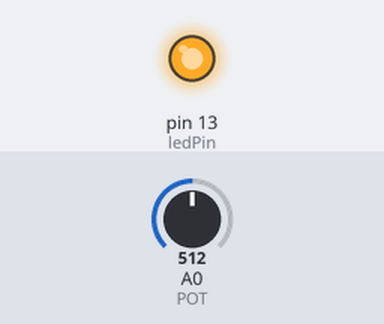
The sketch below on a simulated Arduino Uno, built with avr-gcc and run on an emulated ATmega328P. Parts: output pins drawn as LEDs (lit = HIGH). The inputs (shaded band) are chosen by the test bench; at power-on: A0 (POT) = 512.

Above: at 1.2 s.
1.3 s: A0 (POT) set to 496
At 2.2 s:
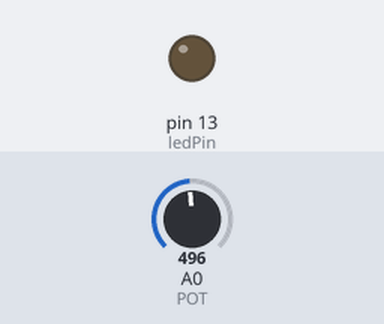
2.8 s: A0 (POT) set to 522
At 3.4 s:
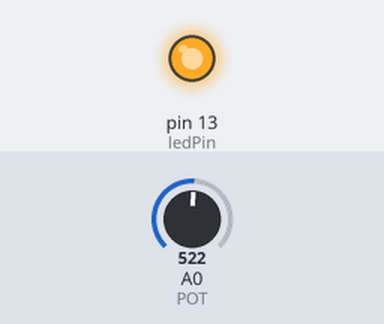
4.3 s: A0 (POT) set to 511
At 5.7 s:
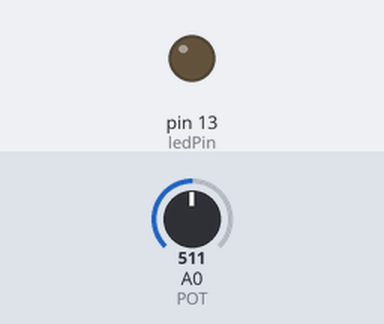
Timing chart, 0 to 7.3 s (numbered marks = the images above; inputs shaded):
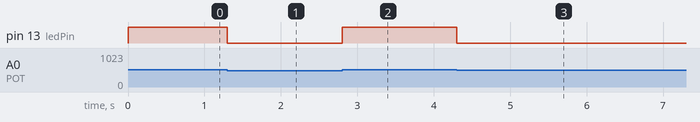

Measured:
- the behaviour switches between 512 and 511 on A0 (POT) (found by bisection; images 0 and 1)
- after the input at 1.3 s, pin 13 (ledPin): HIGH → LOW at once
- after the input at 2.8 s, pin 13 (ledPin): LOW → HIGH at once
- after the input at 4.3 s, pin 13 (ledPin): HIGH → LOW at once

The sketch:

6-ADC-SetPoint-Arduino.ino
```cpp
/*
  AUTOR: MICROSIDE TECHNOLOGY S.A. DE C.V.
  FECHA: JUNIO 2019
*/
/**************************************************************************
Controlar el encencido y apagado de un led, por medio de la lectura de un puerto ADC
**************************************************************************/
int POT = A0;    // Entrada para el potenciometro
int ValorPOT = 0;  // Variable donde se guardara el valor del potenciometro
const int ledPin =  13;      // Pin del LED
void setup()
{
   pinMode (ledPin, OUTPUT);
}

void loop()
{
   ValorPOT = analogRead (POT); //Leer el valor del potenciometro
   if (ValorPOT >= 512) // Compara el valor del potenciometro
   {
      digitalWrite (ledPin, HIGH); //Enciende el led
   }
   else
   {
      digitalWrite (ledPin, LOW); //Apaga el led
   }
}
```
